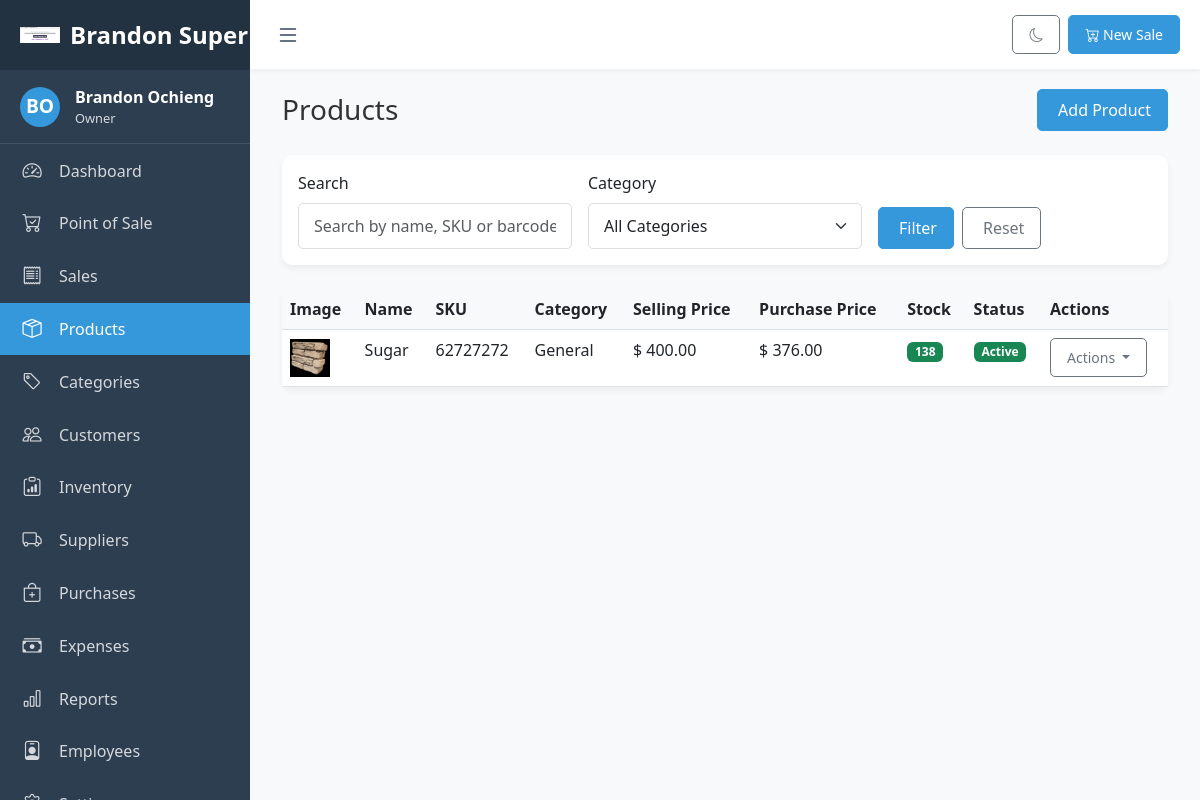
The app's page /pos/products/ (signed in) with its own data.
### pos_app/models.py (models this page shows, shortened)
class Business(models.Model):
    BUSINESS_TYPE_CHOICES = [
        ('Type1', 'Type 1'),
        ('Type2', 'Type 2'),
    ]
    CURRENCY_SYMBOL_CHOICES = [
        ('$', '$ - US Dollar'),
        ('€', '€ - Euro'),
        ('£', '£ - British Pound'),
        ('¥', '¥ - Japanese Yen'),
        ('₹', '₹ - Indian Rupee'),
        ('₩', '₩ - South Korean Won'),
        ('KSh', 'KSh - Kenyan Shilling'),  # Added Kenyan Shilling
    ]
    name = models.CharField(max_length=255)
    business_type = models.CharField(max_length=50, choices=BUSINESS_TYPE_CHOICES, default='Type1')
    address = models.TextField(blank=True, null=True)
    phone = models.CharField(max_length=20, blank=True, null=True)
    email = models.EmailField(blank=True, null=True)
    website = models.URLField(blank=True, null=True)
    logo = models.ImageField(upload_to='business_logos/', blank=True, null=True)
    tax_rate = models.DecimalField(max_digits=5, decimal_places=2, default=0.00)
    currency_symbol = models.CharField(max_length=5, choices=CURRENCY_SYMBOL_CHOICES, default='$')
    owner = models.ForeignKey(User, on_delete=models.CASCADE, related_name='owned_businesses')
    created_at = models.DateTimeField(auto_now_add=True)
    updated_at = models.DateTimeField(auto_now=True)

class Product(models.Model):
    UNIT_CHOICES = [
        ('pcs', 'Pieces'),
        ('kg', 'Kilograms'),
        ('ltr', 'Liters'),
        ('box', 'Boxes'),
    ]
    name = models.CharField(max_length=255)
    description = models.TextField(blank=True, null=True)
    sku = models.CharField(max_length=50, blank=True, null=True)
    barcode = models.CharField(max_length=50, blank=True, null=True)
    category = models.ForeignKey(Category, on_delete=models.SET_NULL, null=True, blank=True, related_name='products')
    purchase_price = models.DecimalField(max_digits=10, decimal_places=2, validators=[MinValueValidator(0)])
    selling_price = models.DecimalField(max_digits=10, decimal_places=2, validators=[MinValueValidator(0)])
    stock_quantity = models.PositiveIntegerField(default=0)
    unit = models.CharField(max_length=10, choices=UNIT_CHOICES, default='pcs')  # New unit field
    image = models.ImageField(upload_to='product_images/', blank=True, null=True)
    is_active = models.BooleanField(default=True)
    business = models.ForeignKey(Business, on_delete=models.CASCADE, related_name='products')
    created_at = models.DateTimeField(auto_now_add=True)
    updated_at = models.DateTimeField(auto_now=True)

class Category(models.Model):
    name = models.CharField(max_length=100)
    description = models.TextField(blank=True, null=True)
    business = models.ForeignKey(Business, on_delete=models.CASCADE, related_name='categories')
    created_at = models.DateTimeField(auto_now_add=True)
    updated_at = models.DateTimeField(auto_now=True)
    class Meta:
        verbose_name_plural = "Categories"

### pos_app/views.py (the view)
# urls.py: path('products/', views.product_list, name='product_list'),
@login_required
def product_list(request):
    business = get_business_for_user(request.user)
    if not business:
        return redirect('pos:business_setup')
    role = get_user_role(request.user, business)
    if not role:
        messages.error(request, 'You do not have access to this business')
        return redirect('pos:login')
    products_list = Product.objects.filter(business=business).order_by('name')
    category_id = request.GET.get('category')
    if category_id:
        products_list = products_list.filter(category_id=category_id)
    search_query = request.GET.get('search')
    if search_query:
        products_list = products_list.filter(
            models.Q(name__icontains=search_query) |
            models.Q(sku__icontains=search_query) |
            models.Q(barcode__icontains=search_query)
        )
    paginator = Paginator(products_list, 10)  # Show 10 products per page
    page_number = request.GET.get('page')
    products = paginator.get_page(page_number)
    categories = Category.objects.filter(business=business)
    context = {
        'business': business,
        'role': role,
        'products': products,
        'categories': categories,
        'category_id': category_id,
        'search_query': search_query,
    }
    return render(request, 'pos_app/products.html', context)

### pos_app/templates/pos_app/products.html (shortened to what this page needs)
{% extends 'pos_app/base.html' %}
{% block content %}
<div class="container-fluid">
    <div class="d-flex justify-content-between align-items-center mb-4">
        <h1 class="h3 mb-0 text-gray-800">Products</h1>
        <div>
            {% if role == 'owner' or role == 'admin' or role == 'manager' or role == 'inventory' %}
            <a href="{% url 'pos:product_create' %}" class="btn btn-primary">
                 Add Product
            </a>
            {% endif %}
        </div>
    </div>
    <div class="card mb-4">
        <div class="card-body">
            <form method="get" class="row g-3">
                <div class="col-md-4">
                    <label for="search" class="form-label">Search</label>
                    <input type="text" class="form-control" id="search" name="search" value="{{ search_query|default:'' }}" placeholder="Search by name, SKU or barcode...">
                </div>
                <div class="col-md-4">
                    <label for="category" class="form-label">Category</label>
                    <select class="form-select" id="category" name="category">
                        <option value="">All Categories</option>
                    </select>
                </div>
                <div class="col-md-4 d-flex align-items-end">
                    <button type="submit" class="btn btn-primary me-2">
                         Filter
                    </button>
                    <a href="{% url 'pos:product_list' %}" class="btn btn-outline-secondary">
                         Reset
                    </a>
                </div>
            </form>
        </div>
    </div>
    <div class="card">
        <div class="card-body p-0">
            <div class="table-responsive">
                <table class="table table-hover mb-0">
                    <thead>
                        <tr>
                            <th scope="col">Image</th>
                            <th scope="col">Name</th>
                            <th scope="col">SKU</th>
                            <th scope="col">Category</th>
                            <th scope="col">Selling Price</th>
                            <th scope="col">Purchase Price</th>
                            <th scope="col">Stock</th>
                            <th scope="col">Status</th>
                            <th scope="col">Actions</th>
                        </tr>
                    </thead>
                    <tbody>
                        {% for product in products %}
                            <tr>
                                <td>
                                    {% if product.image %}
                                        <img src="{{ product.image.url }}" alt="{{ product.name }}" style="width: 40px; height: 40px; object-fit: contain;">
                                    {% else %}
                                        <div class="text-center text-muted" style="width: 40px; height: 40px; display: flex; align-items: center; justify-content: center;">
                                            <i class="fas fa-box"></i>
                                        </div>
                                    {% endif %}
                                </td>
                                <td>{{ product.name }}</td>
                                <td>{{ product.sku|default:"-" }}</td>
                                <td>{{ product.category.name }}</td>
                                <td>{{ business.currency_symbol }} {{ product.selling_price|floatformat:2 }}</td>
                                <td>{{ business.currency_symbol }} {{ product.purchase_price|floatformat:2 }}</td>
                                <td>
                                    {% if product.stock_quantity <= business.settings.low_stock_threshold %}
                                        <span class="badge bg-danger">{{ product.stock_quantity }}</span>
                                    {% else %}
                                        <span class="badge bg-success">{{ product.stock_quantity }}</span>
                                    {% endif %}
                                </td>
                                <td>
                                    {% if product.is_active %}
                                        <span class="badge bg-success">Active</span>
                                    {% else %}
                                        <span class="badge bg-secondary">Inactive</span>
                                    {% endif %}
                                </td>
                                <td>
                                    <div class="dropdown">
                                        <button class="btn btn-sm btn-outline-secondary dropdown-toggle" type="button" data-bs-toggle="dropdown">
                                            Actions
                                        </button>
                                    </div>
                                </td>
                            </tr>
                        {% endfor %}
                    </tbody>
                </table>
            </div>
        </div>
    </div>
</div>
{% endblock %}

### pos_app/templates/pos_app/base.html (shortened to what this page needs)
<!DOCTYPE html>
<html lang="en">
<head>
    {% load static %}
    <link href="https://cdn.jsdelivr.net/npm/bootstrap@5.3.0/dist/css/bootstrap.min.css" rel="stylesheet">
    <link rel="stylesheet" href="https://cdn.jsdelivr.net/npm/bootstrap-icons@1.10.5/font/bootstrap-icons.css">
    <link rel="stylesheet" href="https://cdn.jsdelivr.net/npm/select2@4.1.0-rc.0/dist/css/select2.min.css">
    <link rel="stylesheet" href="https://cdn.jsdelivr.net/npm/select2-bootstrap-5-theme@1.3.0/dist/select2-bootstrap-5-theme.min.css">
    <link rel="stylesheet" href="https://cdn.jsdelivr.net/npm/daterangepicker/daterangepicker.css">
    <link rel="stylesheet" href="https://cdn.jsdelivr.net/npm/sweetalert2@11.0.19/dist/sweetalert2.min.css">
    <link rel="stylesheet" href="{% static 'css/base.css' %}">
</head>
<body>
    {% if user.is_authenticated and business %}
    <div class="sidebar" id="sidebar">
        <div class="sidebar-header">
            {% if business.logo %}
            <img src="{{ business.logo.url }}" alt="{{ business.name }}" class="logo-icon">
            {% else %}
            <div class="logo-icon user-avatar">
                <i class="bi bi-shop"></i>
            </div>
            {% endif %}
            <div class="logo-text">{{ business.name }}</div>
        </div>
        <div class="user-info">
            <div class="user-avatar">
                {{ user.first_name|first|upper }}{{ user.last_name|first|upper }}
            </div>
            <div class="user-details">
                <div class="user-name">{{ user.get_full_name }}</div>
                <div class="user-role">{{ role|title }}</div>
            </div>
        </div>
        <ul class="nav flex-column">
            <li class="nav-item">
                <a href="{% url 'pos:dashboard' %}" class="nav-link {% if request.resolver_match.url_name == 'dashboard' %}active{% endif %}">
                    <i class="bi bi-speedometer2"></i>
                    <span>Dashboard</span>
                </a>
            </li>
            <li class="nav-item">
                <a href="{% url 'pos:pos' %}" class="nav-link {% if request.resolver_match.url_name == 'pos' %}active{% endif %}">
                    <i class="bi bi-cart-check"></i>
                    <span>Point of Sale</span>
                </a>
            </li>
            <li class="nav-item">
                <a href="{% url 'pos:sales_list' %}" class="nav-link {% if 'sale' in request.resolver_match.url_name %}active{% endif %}">
                    <i class="bi bi-receipt"></i>
                    <span>Sales</span>
                </a>
            </li>
            <li class="nav-item">
                <a href="{% url 'pos:product_list' %}" class="nav-link {% if 'product' in request.resolver_match.url_name %}active{% endif %}">
                    <i class="bi bi-box-seam"></i>
                    <span>Products</span>
                </a>
            </li>
            <li class="nav-item">
                <a href="{% url 'pos:category_list' %}" class="nav-link {% if 'category' in request.resolver_match.url_name %}active{% endif %}">
                    <i class="bi bi-tag"></i>
                    <span>Categories</span>
                </a>
            </li>
            <li class="nav-item">
                <a href="{% url 'pos:customer_list' %}" class="nav-link {% if 'customer' in request.resolver_match.url_name %}active{% endif %}">
                    <i class="bi bi-people"></i>
                    <span>Customers</span>
                </a>
            </li>
            {% if role in 'owner,admin,manager,inventory' %}
            <li class="nav-item">
                <a href="{% url 'pos:inventory_list' %}" class="nav-link {% if 'inventory' in request.resolver_match.url_name %}active{% endif %}">
                    <i class="bi bi-clipboard-data"></i>
                    <span>Inventory</span>
                </a>
            </li>
            <li class="nav-item">
                <a href="{% url 'pos:supplier_list' %}" class="nav-link {% if 'supplier' in request.resolver_match.url_name %}active{% endif %}">
                    <i class="bi bi-truck"></i>
                    <span>Suppliers</span>
                </a>
            </li>
            <li class="nav-item">
                <a href="{% url 'pos:purchase_list' %}" class="nav-link {% if 'purchase' in request.resolver_match.url_name %}active{% endif %}">
                    <i class="bi bi-bag-plus"></i>
                    <span>Purchases</span>
                </a>
            </li>
            {% endif %}
            {% if role in 'owner,admin,manager' %}
            <li class="nav-item">
                <a href="{% url 'pos:expense_list' %}" class="nav-link {% if 'expense' in request.resolver_match.url_name %}active{% endif %}">
                    <i class="bi bi-cash-stack"></i>
                    <span>Expenses</span>
                </a>
            </li>
            <li class="nav-item">
                <a href="{% url 'pos:reports' %}" class="nav-link {% if request.resolver_match.url_name == 'reports' %}active{% endif %}">
                    <i class="bi bi-bar-chart"></i>
                    <span>Reports</span>
                </a>
            </li>
            {% endif %}
            {% if role in 'owner,admin,manager' %}
            <li class="nav-item">
                <a href="{% url 'pos:employee_list' %}" class="nav-link {% if 'employee' in request.resolver_match.url_name %}active{% endif %}">
                    <i class="bi bi-person-badge"></i>
                    <span>Employees</span>
                </a>
            </li>
            {% endif %}
            {% if role in 'owner,admin' %}
            <li class="nav-item">
                <a href="{% url 'pos:settings' %}" class="nav-link {% if request.resolver_match.url_name == 'settings' %}active{% endif %}">
                    <i class="bi bi-gear"></i>
                    <span>Settings</span>
                </a>
            </li>
            {% endif %}
        </ul>
    </div>
    <div class="main-content" id="main-content">
        <div class="top-navbar">
            <button class="toggle-sidebar" id="toggle-sidebar" title="Toggle Sidebar">
                <i class="bi bi-list"></i>
            </button>
            <div class="navbar-actions">
                <button class="btn btn-sm btn-outline-secondary" id="toggle-dark-mode" title="Toggle Dark Mode">
                    <i class="bi bi-moon"></i>
                </button>
                {% if role in 'owner,admin,manager,cashier' %}
                <a href="{% url 'pos:pos' %}" class="btn btn-sm btn-primary ms-2">
                    <i class="bi bi-cart-plus"></i> New Sale
                </a>
                {% endif %}
            </div>
        </div>
        <div class="content-wrapper fade-in">
            {% block content %}{% endblock %}
        </div>
    </div>
    {% else %}
    <div class="auth-wrapper fade-in">
        {% block auth_content %}{% endblock %}
    </div>
    {% endif %}
</body>
</html>

### records on screen
Business: logo (picture), name "Brandon…", currency_symbol "$"
Product: image (picture), name "Sugar", sku "62727272", category.name "General", selling_price "400.00", purchase_price "376.00", stock_quantity "138", is_active "Active"

### other values on screen
{{ user.first_name|first|upper }} "B"
{{ user.last_name|first|upper }} "O"
{{ user.get_full_name }} "Brandon Ochieng"
{{ role|title }} "Owner"
